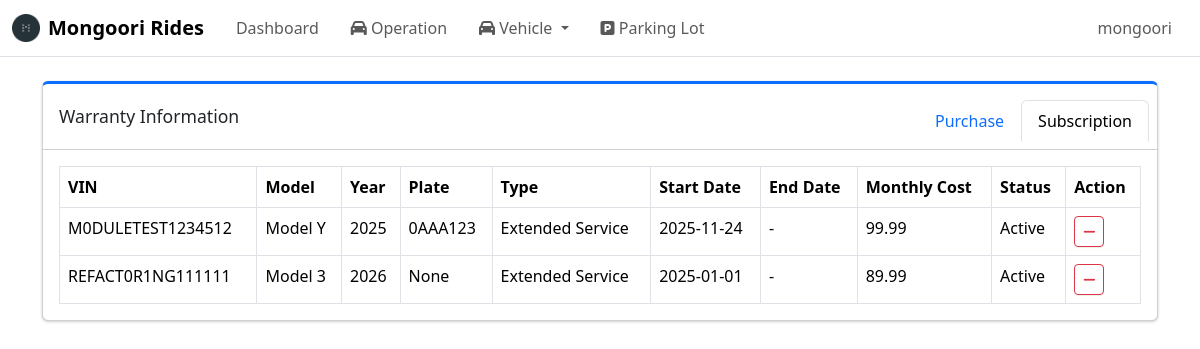
The page /admin/warranties/subscription (signed in) on the database as committed earlier.
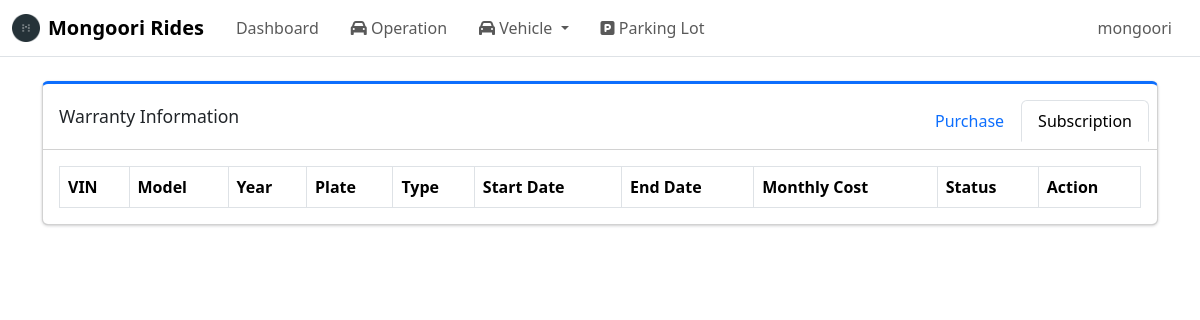
The same page on the database as committed later.
### tables this page shows
CREATE TABLE warranty_subscription (
    vehicle_warranty_id INTEGER PRIMARY KEY,
    start_date DATE,
    end_date DATE,
    monthly_cost REAL,
    FOREIGN KEY(vehicle_warranty_id) 
        REFERENCES vehicle_warranty(vehicle_warranty_id) ON DELETE CASCADE
);

CREATE TABLE vehicle (
    vehicle_id INTEGER PRIMARY KEY AUTOINCREMENT,
    vin TEXT NOT NULL UNIQUE CHECK(length(vin) = 17),
    make TEXT,
    model TEXT,
    model_year INTEGER,
    trim TEXT,
    exterior TEXT,
    interior TEXT,
    plate_number TEXT,
    mileage INTEGER,
    software TEXT,

    vehicle_status TEXT NOT NULL 
        CHECK(vehicle_status IN ('Active', 'Maintenance', 'Archived')),

    created_at DATETIME DEFAULT CURRENT_TIMESTAMP
);

CREATE TABLE warranty_type (
    warranty_type_id INTEGER PRIMARY KEY AUTOINCREMENT,
    type_name TEXT NOT NULL UNIQUE,
    display_name TEXT NOT NULL,
    category TEXT NOT NULL CHECK(category IN ('purchase', 'subscription')),
    sort_order INTEGER NOT NULL DEFAULT 100,
    is_active INTEGER NOT NULL DEFAULT 1
);

### routes/admin/warranty_pages.py (the view)
@warranty_pages_bp.route("/subscription", methods=["GET"])
def subscription_warranty_list_page():
    if not session.get("admin_logged_in"):
        return redirect(url_for("auth.admin_login"))
    vehicle_id = request.args.get("vehicle_id")
    conn = get_conn()
    cur = conn.cursor()
    cur.execute("""
        SELECT
            v.vehicle_id,
            v.vin,
            v.model,
            v.model_year,
            v.plate_number,
            vw.vehicle_warranty_id,
            wt.display_name AS warranty_type,
            wt.category,
            ws.start_date,
            ws.end_date,
            ws.monthly_cost
        FROM vehicle v
        JOIN vehicle_warranty vw
            ON v.vehicle_id = vw.vehicle_id
        JOIN warranty_type wt
            ON vw.warranty_type_id = wt.warranty_type_id
        LEFT JOIN warranty_subscription ws
            ON vw.vehicle_warranty_id = ws.vehicle_warranty_id
        WHERE wt.category = 'subscription'
                AND (? IS NULL OR v.vehicle_id = ?)
        ORDER BY v.vin ASC, wt.sort_order ASC
    """, (vehicle_id, vehicle_id))
    rows = cur.fetchall()
    warranties = []
    for row in rows:
        row["status"] = get_warranty_status_subscription(
            row.get("start_date"),
            row.get("end_date")
        )
        warranties.append(row)
    return render_template("warranty_info_subscription.html", warranties=warranties, subscription_types = get_subscription_warranty_types(), active_tab="subscription")

### db.py (called while the page is built)
def make_dict(cursor, row):
    return {col[0]: row[idx] for idx, col in enumerate(cursor.description)}

def get_conn():
    if "db" not in g:
        conn = sqlite3.connect(DB_PATH, check_same_thread=False)
        conn.row_factory = make_dict
        conn.execute("PRAGMA foreign_keys = ON;")
        g.db = conn
    return g.db

def close_conn(e=None):
    db = g.pop("db", None)
    if db is not None:
        db.close()

### utils/time_utils.py (called while the page is built)
def get_pacific_today():
    return datetime.now(ZoneInfo("America/Los_Angeles")).date()

### utils/warranty_utils.py (called while the page is built)
def get_subscription_warranty_types():
    conn = get_conn()
    cur = conn.cursor()
    cur.execute("""
        SELECT warranty_type_id, type_name, display_name
        FROM warranty_type
        WHERE category = 'subscription' AND is_active = 1
        ORDER BY sort_order
    """)
    rows = cur.fetchall()
    return rows

### templates/warranty_info_subscription.html (shortened to what this page needs)
{% extends "base.html" %}
{% block content %}
<div class="col-12">
    <div class="card card-primary card-outline mb-4">
        <div class="card-header d-flex justify-content-between align-items-center">
            <h3 class="card-title mb-0">Warranty Information</h3>
            <ul class="nav nav-tabs card-header-tabs ms-auto">
                <li class="nav-item">
                    <a class="nav-link {% if active_tab == 'purchase' %}active{% endif %}"
                        href="{{ url_for(
                            'warranty_pages.purchase_warranty_list_page',
                            vehicle_id=request.args.get('vehicle_id')) }}">
                        Purchase
                    </a>
                </li>
                <li class="nav-item">
                    <a class="nav-link {% if active_tab == 'subscription' %}active{% endif %}"
                        href="{{ url_for(
                                'warranty_pages.subscription_warranty_list_page',
                                vehicle_id=request.args.get('vehicle_id')
                        ) }}">
                        Subscription
                    </a>
                </li>
            </ul>
        </div>
        <div class="card-body">
            <table id = "warrantyTable" class="table table-bordered table-hover">
                <thead>
                    <tr>
                        <th>VIN</th>
                        <th>Model</th>
                        <th>Year</th>
                        <th>Plate</th>
                        <th>Type</th>
                        <th>Start Date</th>
                        <th>End Date</th>
                        <th>Monthly Cost</th>
                        <th>Status</th>
                        <th>Action</th>
                    </tr>
                </thead>
                <tbody>
                    {% for w in warranties %}
                    <tr data-vehicle-id="{{w.vehicle_id}}" data-warranty-id="{{w.vehicle_warranty_id}}">
                        <td>{{w.vin}}</td>
                        <td>{{w.model}}</td>
                        <td>{{w.model_year}}</td>
                        <td>{{w.plate_number}}</td>
                        <td class = "warranty_type">{{w.warranty_type}}</td>
                        <td class = "start_date">{{w.start_date or '-'}}</td>
                        <td class = "end_date">{{w.end_date or '-'}}</td>
                        <td class = "monthly_cost">{{w.monthly_cost or '-'}}</td>
                        <td class = "status">{{w.status}}</td>
                        <td>
                            <button class="btn btn-sm btn-outline-danger delete-warranty-btn">
                                <i class="fa fa-minus"></i>
                            </button>
                        </td>
                    </tr>
                    {% endfor %}
                </tbody>
            </table>
        </div>
    </div>
</div>
{% endblock %}

Rows that differ between the two databases and show on the page:
removed warranty_subscription: vin "M0DULETEST1234512", model "Model Y", model_year "2025", plate_number "0AAA123", warranty_type "Extended Service", start_date "2025-11-24", end_date "-", monthly_cost "99.99", status "Active"
removed warranty_subscription: vin "REFACT0R1NG111111", model "Model 3", model_year "2026", plate_number "None", warranty_type "Extended Service", start_date "2025-01-01", end_date "-", monthly_cost "89.99", status "Active"
